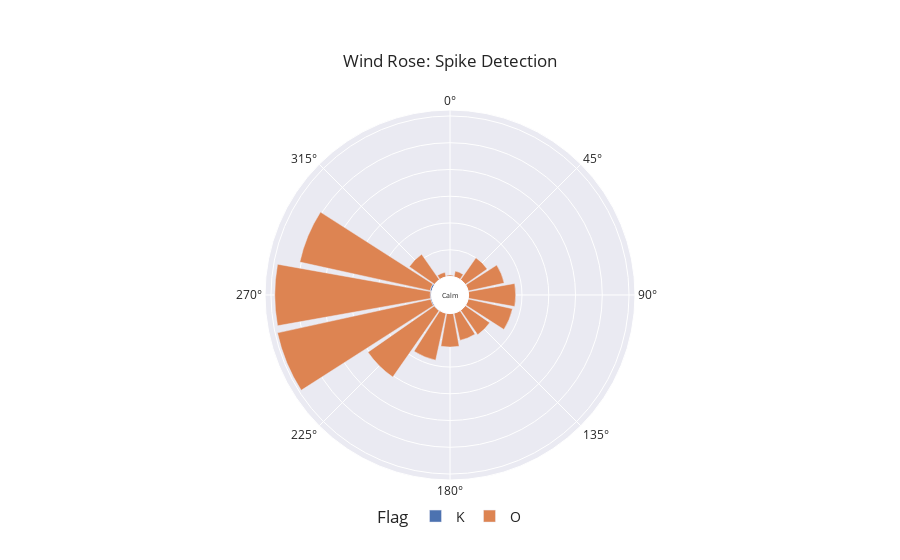

The cell this chart's notebook holds for it:
### Markdown cell above
![picture](sites/FINR.jpg)

### Code cell
# TAUR Walter-Klingenbeck-Realschule Taufkirchen
df_site = extract_site_data(df=df, dates = dates, site_name="TAUR")

plot_wind_rose(df_site, column="Flag")

### Figure 1 — Plotly figure (JSON) as saved in the notebook; plotly's stock layout.template omitted (floating-point values rounded to 4 significant figures)
{"data": [{"hovertemplate": "Flag=K<br>len=%{r}<br>cardinal_direction=%{theta}<extra></extra>", "legendgroup": "K", "marker": {"color": "rgb(76,114,176)", "pattern": {"shape": ""}}, "name": "K", "r": [71, 24, 42, 106, 113, 56, 4, 690, 64, 57, 479, 278, 2, 17, 459, 56], "showlegend": true, "subplot": "polar", "theta": [67.5, 45, 135, 202.5, 315, 180, 22.5, 292.5, 112.5, 90, 270, 225, 0, 337.5, 247.5, 157.5], "type": "barpolar"}, {"hovertemplate": "Flag=O<br>len=%{r}<br>cardinal_direction=%{theta}<extra></extra>", "legendgroup": "O", "marker": {"color": "rgb(221,132,82)", "pattern": {"shape": ""}}, "name": "O", "r": [11141, 10016, 17947, 58095, 10406, 12489, 16933, 30192, 11514, 13744, 49869, 17598, 533, 2232, 58663, 1744], "showlegend": true, "subplot": "polar", "theta": [135, 45, 202.5, 270, 157.5, 180, 112.5, 225, 315, 67.5, 292.5, 90, 0, 22.5, 247.5, 337.5], "type": "barpolar"}], "layout": {"annotations": [{"font": {"size": 7}, "showarrow": false, "text": "Calm", "x": 0.5, "y": 0.5}], "barmode": "relative", "legend": {"font": {"size": 14}, "orientation": "h", "title": {"text": "Flag"}, "tracegroupgap": 0, "x": 0.5, "xanchor": "center", "y": -0.1, "yanchor": "middle"}, "margin": {"t": 110}, "polar": {"angularaxis": {"direction": "clockwise", "rotation": 90}, "domain": {"x": [0, 1], "y": [0, 1]}, "hole": 0.1, "radialaxis": {"linewidth": 0, "showticklabels": false, "ticks": ""}}, "title": {"text": "Wind Rose: Spike Detection", "xanchor": "center", "yanchor": "top"}}}
